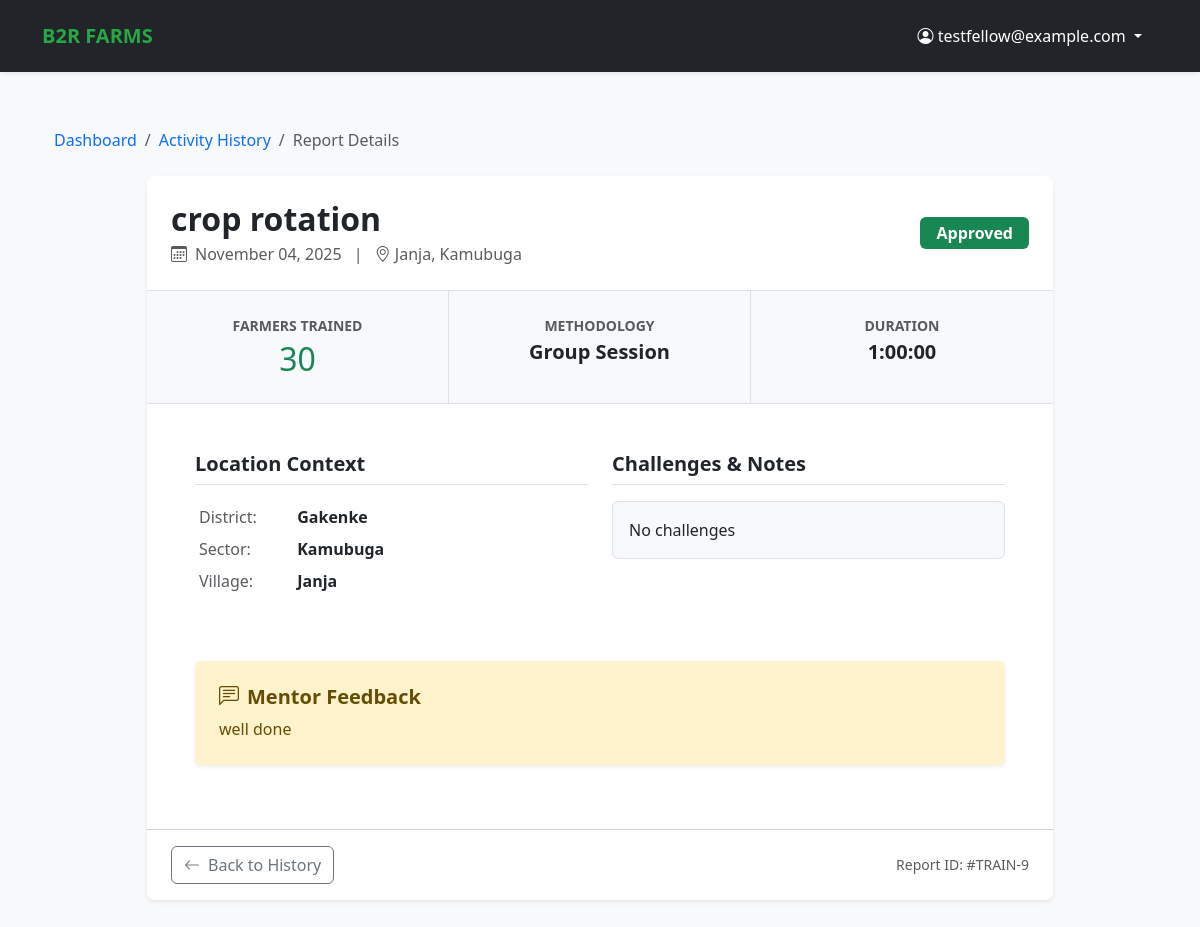
Page /activities/activity/9/ (signed in) on the committed database.
### activities/models.py (models this page shows, shortened)
class TrainingActivity(models.Model):
    class Status(models.TextChoices):
        PENDING = 'PENDING', 'Pending Review'
        APPROVED = 'APPROVED', 'Approved'
        REVISION = 'REVISION', 'Needs Revision'
    fellow = models.ForeignKey(
        Fellow,
        on_delete=models.CASCADE,
        related_name='activities'
    )
    date = models.DateField(validators=[validate_not_future])
    sector = models.ForeignKey(
        Sector,
        on_delete=models.PROTECT,
        related_name='training_activities'
    )
    village_name = models.CharField(max_length=100)
    verified_village = models.CharField(
        max_length=100,
        blank=True,
        null=True,
        help_text="Standardized village name confirmed by Mentor upon approval."
    )
    number_of_farmers_trained = models.PositiveIntegerField(
        validators=[MinValueValidator(1, message="You must train at least one farmer.")]
    )
    training_topic = models.CharField(
        max_length=255,
        help_text="e.g., Mulching, Crop Rotation, Soil Conservation"
    )
    METHOD_CHOICES = [
        ('demonstration', 'Demonstration'),
        ('field_visit', 'Field Visit'),
        ('group_session', 'Group Session'),
        ('workshop', 'Workshop'),
    ]
    training_method = models.CharField(
        max_length=50,
        choices=METHOD_CHOICES
    )
    duration = models.DurationField(
        help_text="Format: HH:MM:SS (e.g., 02:30:00 for 2 hours and 30 mins)",
        default=timedelta(hours=1)
    )
    challenges_notes = models.TextField(blank=True, null=True)
    success_stories = models.TextField(blank=True, null=True)
    photos = models.ImageField(upload_to='training_photos/', blank=True, null=True)
    status = models.CharField(
        max_length=20,
        choices=Status.choices,
        default=Status.PENDING,
        help_text="The current approval status of this report."
    )
    approved_by = models.ForeignKey(
        settings.AUTH_USER_MODEL,
        on_delete=models.SET_NULL,
        null=True,
        blank=True,
        related_name='approved_activities'
    )
    is_resubmitted = models.BooleanField(default=False)
    mentor_comments = models.TextField(
        blank=True,
        null=True,
        help_text="Feedback provided by the assigned Mentor."
    )
    created_at = models.DateTimeField(auto_now_add=True)
    updated_at = models.DateTimeField(auto_now=True)
    class Meta:
        ordering = ['-date', 'sector__name']
        verbose_name_plural = "Training Activities"

### locations/models.py (models this page shows, shortened)
class Sector(models.Model):
    district = models.ForeignKey(
        District,
        on_delete=models.CASCADE,
        related_name='sectors'
    )
    name = models.CharField(max_length=100)
    code = models.CharField(max_length=10, blank=True, null=True)
    class Meta:
        unique_together = ('name', 'district')
        ordering = ['district__province__name', 'district__name', 'name']

class District(models.Model):
    province = models.ForeignKey(
        Province,
        on_delete=models.CASCADE,
        related_name='districts'
    )
    name = models.CharField(max_length=100)
    code = models.CharField(max_length=10, blank=True, null=True)
    class Meta:
        unique_together = ('name', 'province')
        ordering = ['province__name', 'name']

### activities/views.py (the view)
# urls.py: path('activity/<int:pk>/', views.activity_detail_view, name='activity_detail'),
@login_required
def activity_detail_view(request, pk):
    if is_mentor(request.user):
        activity = get_object_or_404(TrainingActivity, pk=pk)
    else:
        activity = get_object_or_404(TrainingActivity, pk=pk, fellow__user=request.user)
    return render(request, 'activities/activity_detail.html', {'activity': activity})

### activities/views.py (called while the page is built)
def is_mentor(user):
    if not user.is_authenticated:
        return False
    if user.is_staff or user.is_superuser:
        return True
    if hasattr(user, 'mentor'):
        return True
    if hasattr(user, 'userprofile') and user.userprofile.role in ['ADMIN', 'COORDINATOR']:
        return True
    return False

### activities/templates/activities/activity_detail.html (shortened to what this page needs)
{% extends 'base.html' %}
{% block content %}
<div class="container py-4">
    <nav aria-label="breadcrumb" class="mb-4">
        <ol class="breadcrumb">
            <li class="breadcrumb-item"><a href="{% url 'dashboard' %}" class="text-decoration-none">Dashboard</a></li>
            <li class="breadcrumb-item"><a href="{% url 'all_activities' %}" class="text-decoration-none">Activity History</a></li>
            <li class="breadcrumb-item active" aria-current="page">Report Details</li>
        </ol>
    </nav>
    <div class="row justify-content-center">
        <div class="col-lg-10">
            <div class="card shadow-sm border-0 rounded-3 overflow-hidden">
                <div class="card-header bg-white border-bottom py-4 px-4">
                    <div class="d-flex justify-content-between align-items-center">
                        <div>
                            <h1 class="h2 fw-bold mb-1">{{ activity.training_topic }}</h1>
                            <p class="text-muted mb-0">
                                <i class="bi bi-calendar3 me-2"></i>{{ activity.date|date:"F d, Y" }}
                                <span class="mx-2">|</span>
                                <i class="bi bi-geo-alt me-1"></i>{{ activity.village_name }}, {{ activity.sector.name }}
                            </p>
                        </div>
                        <div>
                            {% if activity.status == 'APPROVED' %}
                                <span class="badge bg-success px-3 py-2 fs-6">Approved</span>
                            {% elif activity.status == 'REVISION' %}
                                <span class="badge bg-warning text-dark px-3 py-2 fs-6">Revision Needed</span>
                            {% else %}
                                <span class="badge bg-primary px-3 py-2 fs-6">Pending Review</span>
                            {% endif %}
                        </div>
                    </div>
                </div>
                <div class="row g-0 bg-light border-bottom">
                    <div class="col-md-4 border-end p-4 text-center">
                        <small class="text-uppercase fw-bold text-muted d-block mb-1">Farmers Trained</small>
                        <span class="h2 fw-black text-success">{{ activity.number_of_farmers_trained }}</span>
                    </div>
                    <div class="col-md-4 border-end p-4 text-center">
                        <small class="text-uppercase fw-bold text-muted d-block mb-1">Methodology</small>
                        <span class="h5 fw-bold">{{ activity.get_training_method_display }}</span>
                    </div>
                    <div class="col-md-4 p-4 text-center">
                        <small class="text-uppercase fw-bold text-muted d-block mb-1">Duration</small>
                        <span class="h5 fw-bold">{{ activity.duration }}</span>
                    </div>
                </div>
                <div class="card-body p-4 p-md-5">
                    <div class="row g-4">
                        <div class="col-md-6">
                            <h5 class="fw-bold border-bottom pb-2 mb-3">Location Context</h5>
                            <table class="table table-sm table-borderless">
                                <tr>
                                    <td class="text-muted w-25">District:</td>
                                    <td class="fw-bold">{{ activity.sector.district.name }}</td>
                                </tr>
                                <tr>
                                    <td class="text-muted">Sector:</td>
                                    <td class="fw-bold">{{ activity.sector.name }}</td>
                                </tr>
                                <tr>
                                    <td class="text-muted">Village:</td>
                                    <td class="fw-bold">{{ activity.village_name }}</td>
                                </tr>
                            </table>
                        </div>
                        <div class="col-md-6">
                            <h5 class="fw-bold border-bottom pb-2 mb-3">Challenges & Notes</h5>
                            <div class="p-3 bg-light rounded border italic">
                                {{ activity.challenges_notes|default:"No notes or challenges reported for this session." }}
                            </div>
                        </div>
                    </div>
                    {% if activity.mentor_comments or activity.status == 'REVISION' %}
                    <div class="mt-5 alert alert-warning border-0 shadow-sm p-4">
                        <h5 class="alert-heading fw-bold"><i class="bi bi-chat-left-text me-2"></i>Mentor Feedback</h5>
                        <p class="mb-0">
                            {{ activity.mentor_comments|default:"Your mentor has requested a revision. Please review your report and update the necessary details." }}
                        </p>
                    </div>
                    {% endif %}
                </div>
                <div class="card-footer bg-white py-3 px-4 d-flex justify-content-between align-items-center">
                    <a href="{% url 'all_activities' %}" class="btn btn-outline-secondary">
                        <i class="bi bi-arrow-left me-2"></i>Back to History
                    </a>
                    <small class="text-muted">Report ID: #TRAIN-{{ activity.id }}</small>
                </div>
            </div>
        </div>
    </div>
</div>
{% endblock %}

### bridge2Rwanda_fellowship_management_system/templates/base.html (shortened to what this page needs)
{% load static %}
<!DOCTYPE html>
<html lang="en">
<head>
    <link href="https://cdn.jsdelivr.net/npm/bootstrap@5.3.0/dist/css/bootstrap.min.css" rel="stylesheet">
    <link rel="stylesheet" href="https://cdn.jsdelivr.net/npm/bootstrap-icons@1.10.0/font/bootstrap-icons.css">
</head>
<body>
    <nav class="navbar navbar-expand-lg navbar-dark bg-dark shadow-sm py-3">
        <div class="container">
            <a class="navbar-brand" href="/">B2R FARMS</a>
            <div class="collapse navbar-collapse" id="navbarNav">
                <ul class="navbar-nav ms-auto">
                    {% if user.is_authenticated %}
                        <li class="nav-item dropdown">
                            <a class="nav-link dropdown-toggle btn btn-outline-secondary btn-sm px-3 text-white" href="#" id="userDropdown" role="button" data-bs-toggle="dropdown">
                                <i class="bi bi-person-circle"></i> {{ user.email }}
                            </a>
                        </li>
                    {% else %}
                        <li class="nav-item">
                            <a class="btn btn-success btn-sm px-4" href="{% url 'login' %}">Login</a>
                        </li>
                    {% endif %}
                </ul>
            </div>
        </div>
    </nav>
    <main class="container py-2">
        {% block content %}{% endblock %}
    </main>
</body>
</html>

### bridge2Rwanda_fellowship_management_system/templates/base.html (style rules this page uses)
.navbar-brand { font-weight: 800; color: #28a745 !important; }
body { background-color: #f8f9fa; font-family: 'Segoe UI', sans-serif; }

### rows in the picture
TrainingActivity: training_topic "crop rotation", date "November 04, 2025", village_name "Janja", sector.name "Kamubuga", number_of_farmers_trained "30", training_method "Group Session", duration "1:00:00", sector.district.name "Gakenke", challenges_notes "No challenges", mentor_comments "well done", id "9"

### other values in the picture
{{ user.email }} "testfellow@example.com"
